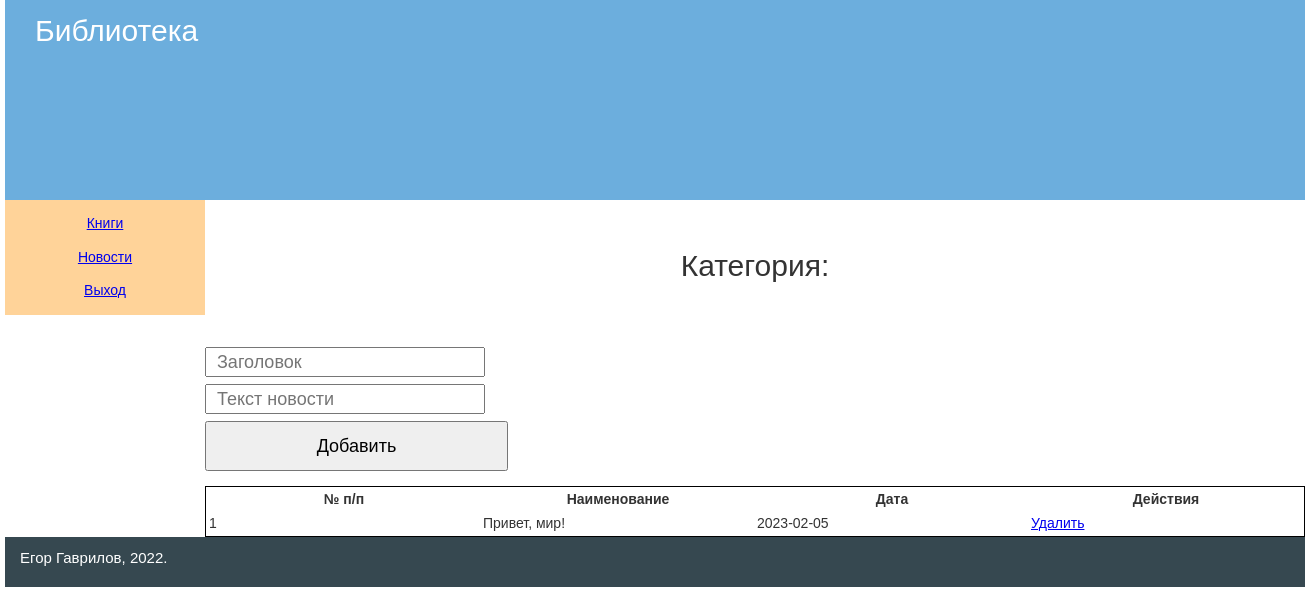
Page /adminka/news.php on the earlier database version.
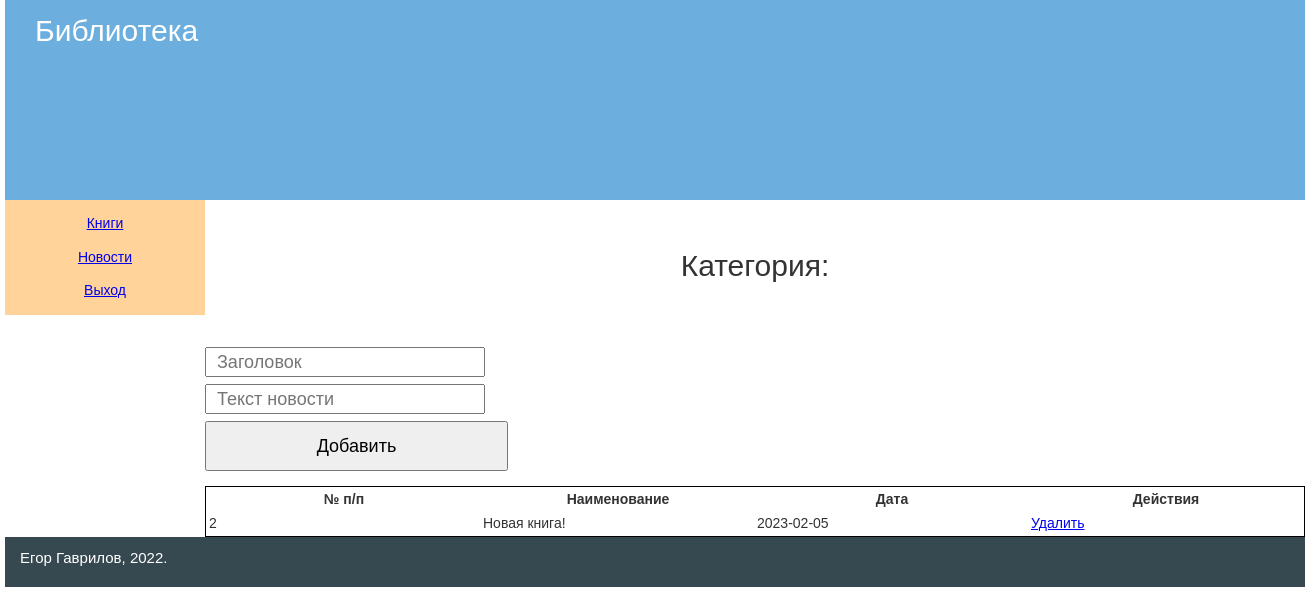
Same page on the later database version.
### tables this page shows
CREATE TABLE `news` (
  `id` int(11) NOT NULL,
  `name` text NOT NULL,
  `text` text NOT NULL,
  `date` date NOT NULL DEFAULT current_timestamp()
);

### adminka/news.php (called while the page is built)
<?php
include "components/header.php";
include "components/contents/news.php";
include "components/sidebar.php";
include "../components/footer.php";

### adminka/components/contents/news.php (the view, shortened to what this page needs)
<div class="container clearfix">
    <main class="content">
        <p style="text-align: center; font-size: 30px; margin: 0; padding: 1.5em 0;">Категория:</p>
        <div class="reg_form">
            <form method="POST">
                <input type="text" name="name" placeholder="Заголовок">
                <input type="text" name="text_news" placeholder="Текст новости">
                <input type="submit" name="add" value="Добавить">
            </form>
        </div>
        <table>
            <tr>
                <th>№ п/п</th>
                <th>Наименование</th>
                <th>Дата</th>
                <th>Действия</th>
            </tr>
            <?php
            $str_out_news = "SELECT * FROM `news`";
            $run_out_news = mysqli_query($connect, $str_out_news);
            while ($out_news = mysqli_fetch_array($run_out_news)) {
                echo "
                        <tr>
                            <td>$out_news[id]</td>
                            <td>$out_news[name]</td>
                            <td>$out_news[date]</td>
                            <td>
                                <a href='controllers/del.php?del_news=$out_news[id]' class=delete>
                                    Удалить
                                </a>
                            </td>
                        </tr>
                        ";
            }
            ?>
        </table>
    </main>

Differences in the rows shown:
removed news: id "1", name "Привет, мир!", date "2023-02-05"
added news: id "2", name "Новая книга!", date "2023-02-05"
